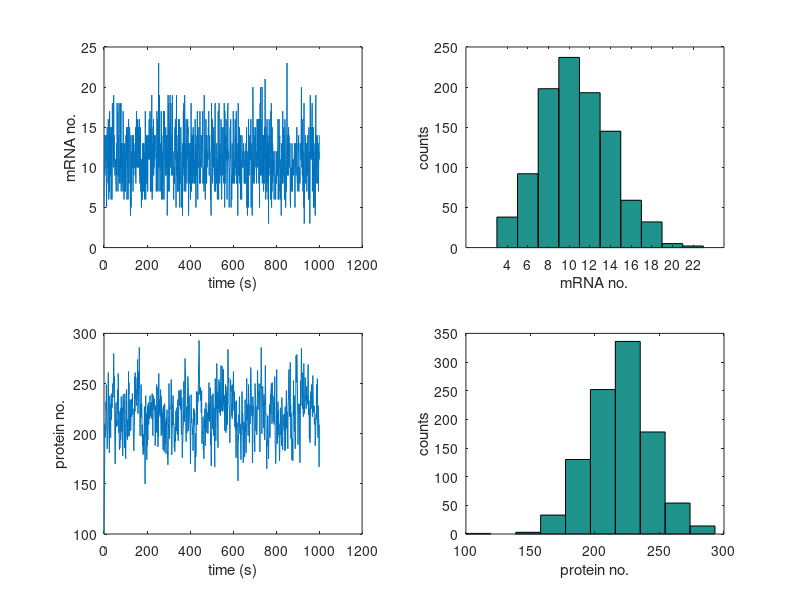

MATLAB code to generate this figure:
	%%%Daniel Charlebois - May 2011 - MATLAB v7.11 (R2010b)
%Stochastic Simulation Algorithm (SSA) - Gillespie's Direct Method (Gillespie,J.Phys.Chem.,1977).
%Default reactions and analytical solutions correspond to a simple model of
%gene expression for a single cell (Kaern et al.,Nat.Rev.Genet.,2005): 
%Pro-->M-->P, with mRNA (M-->0) and protein (P-->0) decay, when expression 
%is assumed to be constitutive and cell volume is constant and set to unity.

clc; clear all; close all;

%% initialization
%%%general simulation parameters
t=0; %start time 
t_end=10000; %end time
t_sample=10; %sample interval for gathering data
k=1; %counter for waitbar update 
alpha=10^2; %parameter for updating waitbar (increase for shorter runtime)

%%%model parameters
%initial numbers for each chemical species 
Pro = 1; %promoter
M = 5; %mRNA
P = 100; %protein
%rate constants 
kM = 5.5; %mRNA production (transcription) 
kP = 1; %protein production (translation)
dM = 0.5; %mRNA decay
dP = 0.05; %protein decay

%%%arrays to store results
j=1; %counter for arrays
t_array(1,t_end/t_sample)=0; t_array(1,j)=t; %time array and initial value
Pro_array(1,t_end/t_sample)=0; Pro_array(1,j)=Pro; %promoter array and initial value
M_array(1,t_end/t_sample)=0; M_array(1,j)=M; %mRNA array and initial value
P_array(1,t_end/t_sample)=0; P_array(1,j)=P; %protein array and initial value

%% SSA
tic %start timing the Gillespie loop
w=waitbar(0,'running SSA...');
while t < t_end,
    
    %calculate rxn propensities
    h = [kM*Pro kP*M dM*M dP*P];
    %combined rxn hazard
    h0 = sum(h);
    
    %calculate time to next event
    r1=rand;
    while r1 == 0,
        r1=rand;
    end
    t_next = ((1/h0)*(log(1/r1)));
    
    %update time
    t = t + t_next;
    
    %determine next reaction
    i=1; mu=0; amu=0; r2=rand;
    while amu < r2*h0,
        mu = mu + 1;
        amu = amu + h(i); 
        i = i + 1;				
    end
    
    %reactions
    if mu == 1 %transcription
        M = M + 1;
    elseif mu == 2 %translation
        P = P + 1;
    elseif mu == 3 %mRNA decay
        M = M - 1;
    elseif mu == 4 %protein decay
        P = P - 1;
    end
    
    %store/output time and species
    if t >= j*t_sample
        j=j+1;
        t_array(1,j)=j;
        Pro_array(1,j)=Pro;
        M_array(1,j)=M;
        P_array(1,j)=P;
    end    
    
    %update waitbar
    if t >= k*alpha*t_sample
        k=k+1;
        waitbar(t/t_end)
    end
end 
close(w)
toc

%% analytical results for model
mean_mRNA_theoretical = kM/dM %steady-state mean mRNA
noise_mRNA_theoretical = sqrt(1/mean_mRNA_theoretical) %steady-state noise mRNA
mean_protein_theoretical = (kM*kP)/(dM*dP) %steady-state mean protein
%steady-state noise protein:
noise_protein_theoretical = sqrt((1/mean_protein_theoretical)+ (1/(mean_mRNA_theoretical*(1+(dM/dP)))))

%% output simulation statistics
mean_mRNA_simulation = mean(M_array)
stdev_mRNA_simulation = std(M_array);
noise_mRNA_simulation = stdev_mRNA_simulation/mean_mRNA_simulation
mean_protein_simulation = mean(P_array) 
stdev_protein_simulation = std(P_array);
noise_protein_simulation = stdev_protein_simulation/mean_protein_simulation

%% plots
figure; 
subplot(2,2,1);
plot(t_array,M_array); %mRNA time series
xlabel('time (s)');
ylabel('mRNA no.');
subplot(2,2,2);
hist(M_array); %mRNA histogram
xlabel('mRNA no.');
ylabel('counts');
subplot(2,2,3);
plot(t_array,P_array); %protein time series
xlabel('time (s)');
ylabel('protein no.');
subplot(2,2,4);
hist(P_array); %protein histogram
xlabel('protein no.');
ylabel('counts');